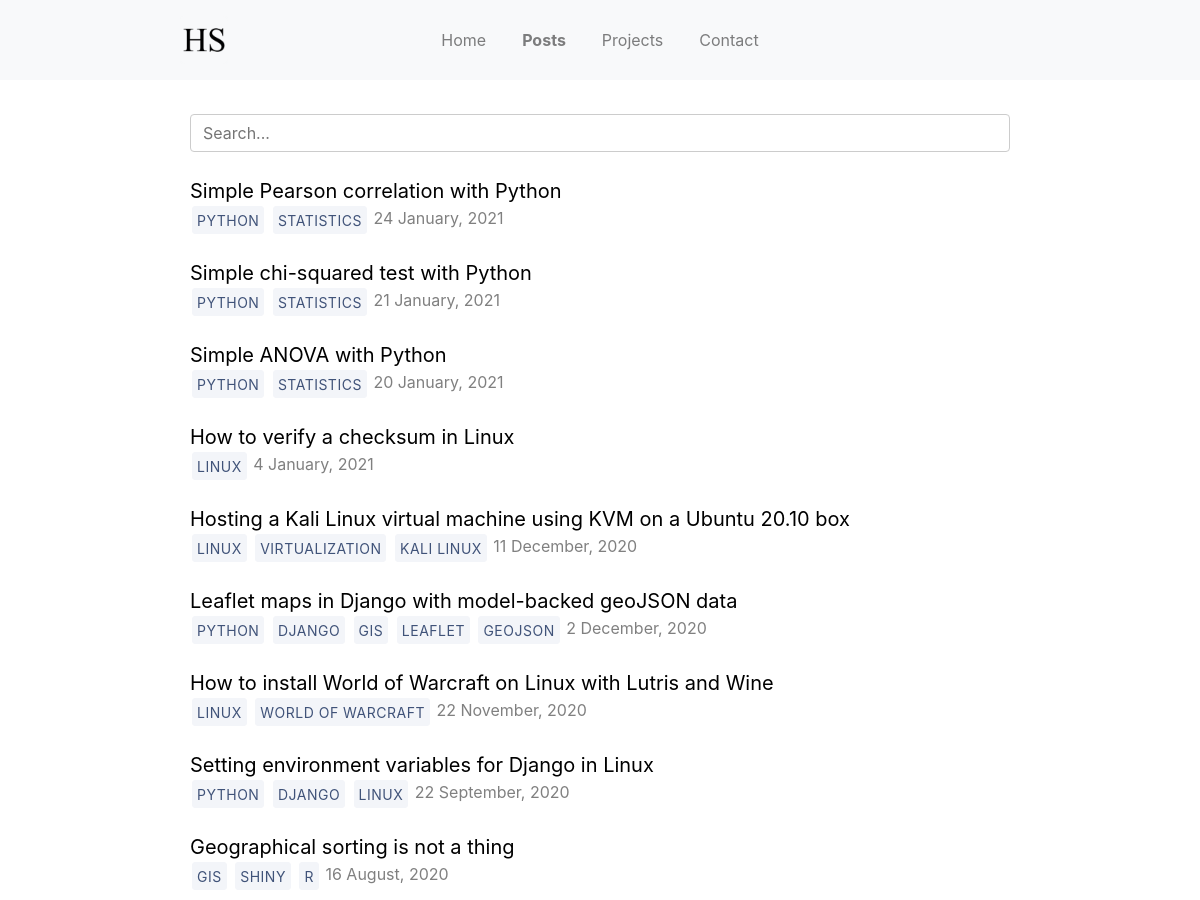
The app's page /posts/ (upper part), older data.
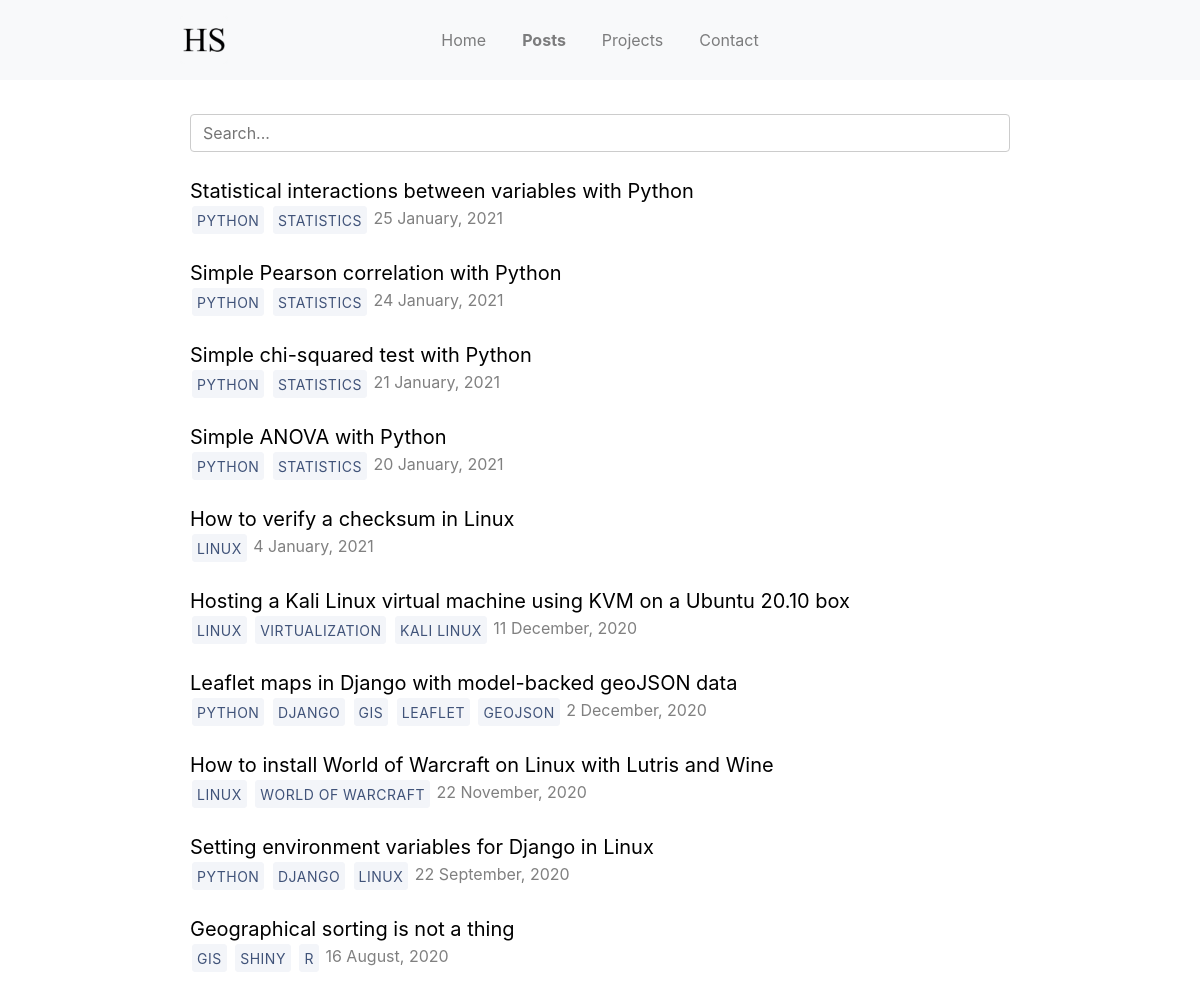
The same page, newer data.
### blog/models.py (models this page shows, shortened)
class BlogPost(models.Model):
    title = models.CharField(max_length=100)
    is_published = models.BooleanField(default=True)
    published_date = models.DateField()
    modified_date = models.DateField(null=True, blank=True)
    slug = models.SlugField(unique=True)
    tags = models.ManyToManyField('Tag', related_name='blog_posts')
    snippet = models.CharField('snippet', max_length=250)
    content = models.TextField()
    def get_absolute_url(self):
        return reverse('detail', kwargs = {'slug': self.slug})

class Tag(models.Model):
    name = models.CharField(max_length=20)

### blog/views.py (the view)
def posts(request):
    query = request.GET.get('q')
    if query is not None:
        blog_posts = BlogPost.objects.filter(title__icontains=query).filter(is_published=True)
    else:
        blog_posts = BlogPost.objects.filter(is_published=True).order_by('-published_date')
    context = {
        "blog_posts": blog_posts,
    }
    return render(request, 'posts.html', context)

### blog/templates/posts.html (shortened to what this page needs)
{% extends "base.html" %}
{% load static %}
{% block content %}
<form method="GET" action="" id="searchform">
    <input class="searchfield" id="searchbox" name="q" type="text" value="{{ request.GET.get.q }}" placeholder="Search..."/>
</form>
<br />
<ul style='list-style: none; padding-left: 0px;'>
    {% for post in blog_posts %}
        <li>
            <a style='font-size:20px;' id='post-href' href="{{post.get_absolute_url}}"> {{ post.title|safe }} </a>
            <div>
                <p style="display:inline;">
                    {% for tag in post.tags.all %}
                        <a class="btn" href="{% url 'tag' tag.name %}">
                            {{ tag.name }}
                        </a>
                    {% endfor %}
                </p>
                <p style="color:gray; display:inline;">
                    {{ post.published_date|date:"j F, Y" }}
                </p>
            </div>
        </li>
        <br />
    {% endfor %}
</ul>
{% endblock %}

Row changes from the older to the newer data that the page shows:
added BlogPost: title "Statistical interactions between variables with Python", published_date "25 January, 2021", Tag (name "PYTHON"), Tag (name "STATISTICS")
